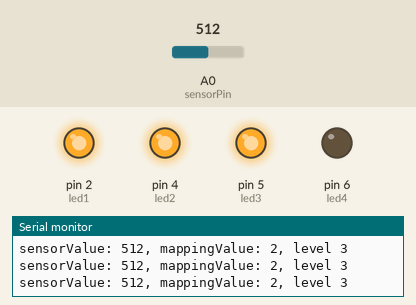
Simulated run of this sketch. Board: Arduino Uno, built with avr-gcc and run on an emulated ATmega328P. Parts: output pins drawn as LEDs (lit = HIGH), the last lines printed to the serial monitor. Inputs (shaded band) come from the test bench; at power-on: A0 (sensorPin) = 512.

Above: at 1.2 s.
1.3 s: A0 (sensorPin) set to 496
At 2.2 s:
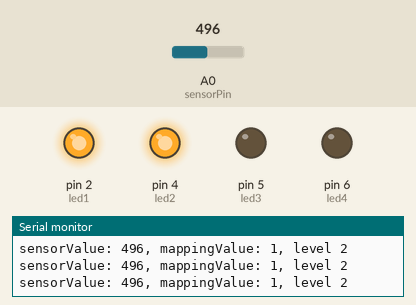
2.8 s: A0 (sensorPin) set to 266
4.3 s: A0 (sensorPin) set to 241
At 5.3 s:
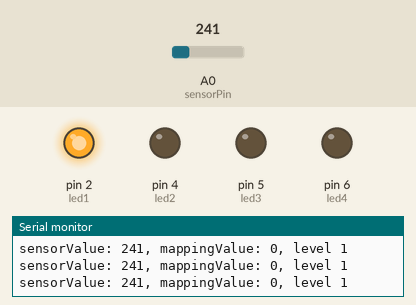
5.8 s: A0 (sensorPin) set to 0
At 6.9 s:
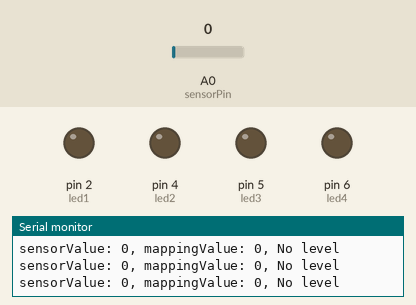
7.3 s: A0 (sensorPin) set to 900
At 8.3 s:
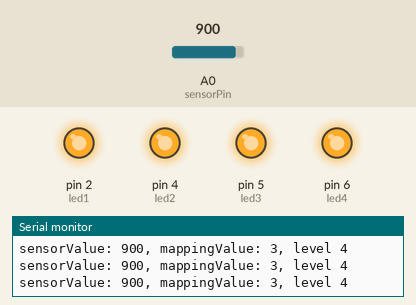
8.8 s: A0 (sensorPin) set to 780
11.8 s: A0 (sensorPin) set to 758
At 13.0 s:
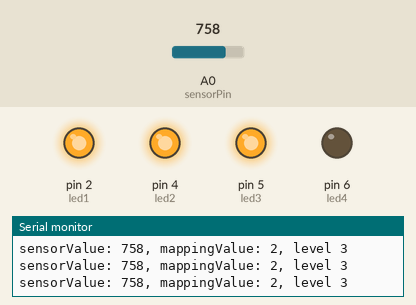
Timing chart, 0 to 14.3 s (numbered marks = the images above; inputs shaded):
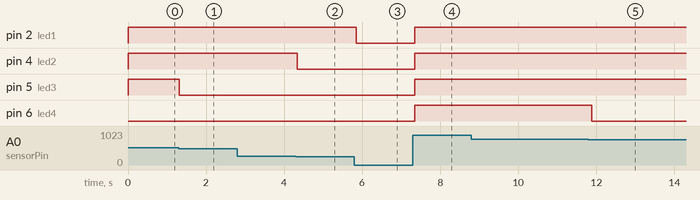

Measured:
- the behaviour switches between 512 and 511 on A0 (sensorPin) (found by bisection; images 0 and 1)
- the behaviour switches between 256 and 255 on A0 (sensorPin) (found by bisection; images 1 and 2)
- the behaviour switches between 768 and 767 on A0 (sensorPin) (found by bisection; images 4 and 5)
- after the input at 1.3 s, pin 5 (led3): HIGH → LOW at once
- after the input at 4.3 s, pin 4 (led2): HIGH → LOW at once
- after the input at 5.8 s, pin 2 (led1): HIGH → LOW at once
- after the input at 7.3 s, pin 2 (led1), pin 4 (led2), pin 5 (led3), pin 6 (led4): LOW → HIGH after 0.05 s
- after the input at 11.8 s, pin 6 (led4): HIGH → LOW after 0.09 s

The sketch:

11_AnalogIO1.ino
```cpp
int sensorPin = 0;
int led1 = 2;
int led2 = 4;
int led3 = 5;
int led4 = 6;

void setup()
{
  pinMode(led1,OUTPUT);
  pinMode(led2,OUTPUT);
  pinMode(led3,OUTPUT);
  pinMode(led4,OUTPUT);
  Serial.begin(9600);
}

void loop()
{
  int sensorValue=0;
  int mappingValue=0;

  sensorValue=analogRead(sensorPin);
  mappingValue=map(sensorValue, 0, 1023, 0, 4);

  Serial.print("sensorValue: ");
  Serial.print(sensorValue);
  Serial.print(", ");
  Serial.print("mappingValue: ");
  Serial.print(mappingValue);
  Serial.print(", ");
  if(sensorValue==0)
  {
    digitalWrite(led1,LOW);
    digitalWrite(led2,LOW);
    digitalWrite(led3,LOW);
    digitalWrite(led4,LOW);
    Serial.println("No level");
  }
  else if(mappingValue==0 && sensorValue>0)
  {
    digitalWrite(led1,HIGH);
    digitalWrite(led2,LOW);
    digitalWrite(led3,LOW);
    digitalWrite(led4,LOW);
    Serial.println("level 1");
  }
  else if(mappingValue==1)
  {
    digitalWrite(led1,HIGH);
    digitalWrite(led2,HIGH);
    digitalWrite(led3,LOW);
    digitalWrite(led4,LOW);
    Serial.println("level 2");
  }
  else if(mappingValue==2)
  {
    digitalWrite(led1,HIGH);
    digitalWrite(led2,HIGH);
    digitalWrite(led3,HIGH);
    digitalWrite(led4,LOW);
    Serial.println("level 3");
  }
  else if(mappingValue>=3)
  {
    digitalWrite(led1,HIGH);
    digitalWrite(led2,HIGH);
    digitalWrite(led3,HIGH);
    digitalWrite(led4,HIGH);
    Serial.println("level 4");
  }
  delay(100);
}
```
